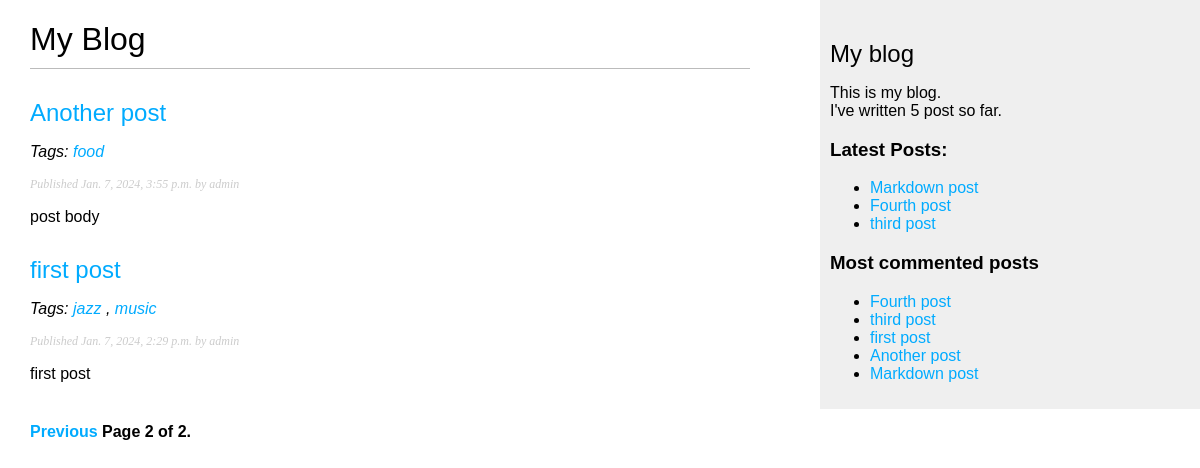
Screenshot of /blog/?page=2 with the database file from the repository.
### blogapp/models.py (models this page shows, shortened)
class Post(models.Model):
    title = models.CharField(max_length=250)
    slug = models.SlugField(max_length=250)
    author = models.ForeignKey(User,
                               on_delete=models.CASCADE,
                               related_name='blog_posts')
    body = models.TextField()
    publish = models.DateTimeField(default=timezone.now)
    created = models.DateTimeField(auto_now_add=True)
    updated = models.DateTimeField(auto_now=True)
    objects = models.Manager()
    published = PublishedManager()
    tags = TaggableManager()
    class Status(models.TextChoices):
        DRAFT = 'DF', 'Draft'
        PUBLISHED = 'PB', 'Published'
    status = models.CharField(max_length=2,
                              choices=Status.choices,
                              default=Status.DRAFT)
    class Meta:
        ordering = ['-publish']
        indexes = [
            models.Index(fields=['-publish']),
        ]
    def get_absolute_url(self):
        return reverse('blog:post_detail',
                       args=[self.publish.year,
                             self.publish.month,
                             self.publish.day,
                             self.slug])

### blogapp/views.py (the view)
# urls.py: path('', views.post_list, name='post_list'),
def post_list(request, tag_slug=None):
    post_list = Post.published.all()
    tag = None
    if tag_slug:
        tag = get_object_or_404(Tag, slug=tag_slug)
        post_list = post_list.filter(tags__in=[tag])
    paginator = Paginator(post_list, 3)
    page_number = request.GET.get('page', 1)
    try:
        posts = paginator.page(page_number)
    except EmptyPage:
        posts = paginator.page(paginator.num_pages)
    except PageNotAnInteger:
        posts = paginator.page(1)
    return render(request,
                  'blogapp/post/list.html',
                  {'posts': posts, 'tag':tag})

### blogapp/models.py (called while the page is built)
    def get_queryset(self):
        return super().get_queryset()\
                      .filter(status=Post.Status.PUBLISHED)

### blogapp/templatetags/blogapp_tags.py (called while the page is built)
@register.simple_tag
def total_posts():
    return Post.published.count()

@register.simple_tag
def get_most_commented_posts(count=5):
    return (Post.published.annotate(total_comments=Count('comments'))
            .order_by('-total_comments'))[:count]

@register.inclusion_tag('blogapp/post/latest_posts.html')
def show_latest_posts(count=5):
    latest_posts = Post.published.order_by('-publish')[:count]
    return {'latest_posts': latest_posts}

@register.filter(name='markdown')
def markdown_format(text):
    return mark_safe(markdown.markdown(text))

### blogapp/templates/blogapp/post/list.html (shortened to what this page needs)
{% extends "blogapp/base.html" %}
{% load blogapp_tags %}
{% block content %}
    <h1>My Blog</h1>
    {% for post in posts %}
        <h2>
            <a href="{{ post.get_absolute_url }}">
                {{ post.title }}
            </a>
        </h2>
        <p class="tags">
            <i>Tags:
                {% for tag in post.tags.all %}
                    <a href="{% url "blog:post_list_by_tag" tag.slug %}">
                        {{ tag.name }}
                    </a>
                    {% if not forloop.last %} , {% endif %}
                {% endfor %}
            </i>
        </p>
        <p class="date">
            Published {{ post.publish }} by {{ post.author }}
        </p>
        {{ post.body|markdown|truncatewords_html:30}}
    {% endfor %}
    {% include "blogapp/pagination.html" with page=posts %}
{% endblock %}

### blogapp/templates/blogapp/base.html (shortened to what this page needs)
{% load blogapp_tags %}
{% load static %}
<!DOCTYPE html>
<html lang="en">
<head>
    <link href="{% static "css/blogapp.css" %}" rel="stylesheet">
</head>
<body>
    <div id="content">
        {% block content %}
        {% endblock %}
    </div>
    <div id="sidebar">
        <h2>My blog</h2>
        <p>
            This is my blog. <br>
            I've written {% total_posts %} post so far.
        </p>
        <h3>Latest Posts:</h3>
        {% show_latest_posts 3 %}
        <h3>Most commented posts</h3>
        {% get_most_commented_posts as most_commented_posts %}
        <ul>
            {% for post in most_commented_posts %}
                <li>
                    <a href="{{ post.get_absolute_url }}">{{ post.title }}</a>
                </li>
            {% endfor %}
        </ul>
    </div>
</body>
</html>

### blogapp/templates/blogapp/post/latest_posts.html
<ul>
    {% for post in latest_posts %}
        <li>
            <a href="{{ post.get_absolute_url }}">{{ post.title }}</a>
        </li>
    {% endfor %}
</ul>

### blogapp/static/css/blogapp.css (style rules this page uses)
body { margin:0; padding:0; font-family:helvetica, sans-serif; }
a { color:#00abff; text-decoration:none; }
h1 { font-weight:normal; border-bottom:1px solid #bbb; padding:0 0 10px 0; }
h2 { font-weight:normal; margin:30px 0 0; }
#content { float:left; width:60%; padding:0 0 0 30px; }
#sidebar { float:right; width:30%; padding:10px; background:#efefef; height:100%; }
p.date { color:#ccc; font-family: georgia, serif; font-size: 12px; font-style: italic; }

### rows the page displays
Post: title "Another post", publish "Jan. 7, 2024, 3:55 p.m.", author "admin", body "post body"
Tag: name "food"
Post: title "first post", publish "Jan. 7, 2024, 2:29 p.m.", author "admin", body "first post"
Tag: name "jazz"
Tag: name "music"
Post: title "Markdown post"
Post: title "Fourth post"
Post: title "third post"

### other values shown
{{ page.number }} "2"
{{ page.paginator.num_pages }} "2"
